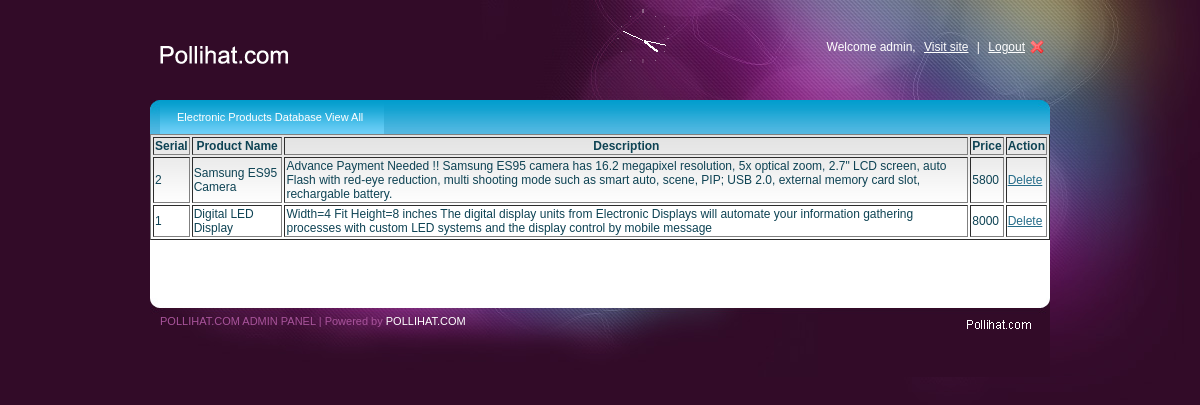
The app's page /adminpanel/insert/database_electronic_all.php (signed in) with its own data.
### tables this page shows
CREATE TABLE IF NOT EXISTS `p_electronic_view_all` (
  `serial` int(11) NOT NULL AUTO_INCREMENT,
  `name` varchar(20) NOT NULL,
  `description` varchar(255) NOT NULL,
  `price` float NOT NULL,
  `picture` varchar(80) NOT NULL,
  `P_catagory` varchar(5000) NOT NULL,
  `P_code` varchar(5000) NOT NULL,
  PRIMARY KEY (`serial`)
);

### adminpanel/insert/database_electronic_all.php (the view, shortened to what this page needs)
<?php
if (!isset($_POST['submit']))
{
?>
<?php
$user_check=$_SESSION['user'];
$ses_sql=mysql_query("select username from adminlogin where username='$user_check' ");
$row=mysql_fetch_array($ses_sql);
$login_session=$row['username'];
?>
<!DOCTYPE html PUBLIC "-//W3C//DTD XHTML 1.0 Transitional//EN" "http://www.w3.org/TR/xhtml1/DTD/xhtml1-transitional.dtd">
<html xmlns="http://www.w3.org/1999/xhtml">
<head>
<link rel="stylesheet" type="text/css" href="style.css" />
<link rel="stylesheet" type="text/css" media="all" href="niceforms-default.css" />
</head>
<body>
<div id="main_container">
	<div class="header">
    <div class="logo"><a href="#"><img src="images/logo.gif" alt="" title="" border="0" /></a></div>
    <div class="right_header">Welcome <?php echo $login_session ?>, <a href="http://pollihat.com" target="_blank">Visit site</a> | <a href="logout.php" class="logout">Logout</a></div>
    <div id="clock_a"></div>
    </div>
    <div class="main_content">
                    <div class="menu">
                    <ul>
                    <li><a class="current" href="database_electronic_all.php">Electronic Products Database View All</a></li>
                    </ul>
                    </div>
                    <div align="center">
<?php
$result = mysql_query("SELECT * FROM p_electronic_view_all ORDER BY serial DESC");
if(mysql_num_rows($result) > 0)
{
echo "<table border='1' weight='100%' >
<tr >
<th>Serial</th>
<th>Product Name</th>
<th>Description</th>
<th>Price</th>
<th>Action</th>
</tr>";
while($row = mysql_fetch_array($result))
  {
  echo "<tr>";  echo "<td>" . $row['serial'] . "</td>";
                  echo "<td>" . $row['name'] . "</td>";
                  echo "<td>" . $row['description'] . "</td>";
                  echo "<td>" . $row['price'] . "</td>";
			  echo "<td><a href=\"delete_form_customer.php?serial=".$row['serial']."\" onclick=\"return window.confirm('Are you sure you want to delete?')\">Delete</a></td>";
  echo "</tr>";
  }
echo "</table>";
}
?>
  </div>
    </div>
    <div class="footer">
    	<div class="left_footer">POLLIHAT.COM ADMIN PANEL | Powered by <a href="http://pollihat.com" target="_blank">POLLIHAT.COM</a></div>
    	<div class="right_footer"><a href="http://pollihat.com" target="_blank"><img src="images/indeziner_logo.gif" alt="" title="" border="0" /></a></div>
    </div>
</div>
</body>
<?php }
?>
</html>

### adminpanel/insert/style.css (style rules this page uses)
body { background:url(images/bg.jpg) no-repeat center top #310b28; font-family:Arial, Helvetica, sans-serif; padding:0; font-size:12px; margin:0 auto; color: #0e4354; }
a { color:#256c89; }
#main_container { margin:0 auto; width:900px; padding:0px 0 0px 0; }
.header { width:900px; height:100px; }
.logo { float:left; padding:35px 0 0 0; }
#clock_a { float:right; padding:15px 0 0 0; }
.right_header { width:350px; float:right; text-align:right; color:#FFFFFF; padding:40px 0 0 0; }
.right_header a { margin:0 5px 0 5px; text-decoration:underline; color:#FFFFFF; }
.right_header a.logout { background:url(images/user_logout.png) no-repeat right; padding-right:20px; }
.main_content { margin:0 auto; width:900px; height:auto; padding:0px 0 50px 0; background:url(images/menu_bg.jpg) no-repeat center top #fff; }
.footer { width:900px;height:87px;background:url(images/footer_bg.jpg) no-repeat center top; }
.left_footer { float:left;padding:25px 0 0 10px;color:#a8549b;font-size:11px; }
.left_footer a { color:#FFFFFF;text-decoration:none; }
.right_footer { float:right;padding:25px 10px 0 0; }
.menu { font-size:11px;padding:0px 10px 0 10px; float:left; width:880px; }
.menu ul { padding:0;margin:0;list-style-type:none; height:34px; }
.menu ul li { float:left;height:34px;line-height:34px; }
.menu a, .menu a:visited { display:block;float:left;height:100%;font-size:11px;text-decoration:none;color:#fff;padding:0 21px 0 17px; }
.menu a.current { background:url(images/menu_bg.gif) repeat-x center; }

### records on screen
p_electronic_view_all: serial "2", name "Samsung ES95 Camera", description "Advance Payment Needed !! Samsung ES95 camera has 16.2 megapixel resolution, 5x optical zoom, 2.7\" LCD screen, auto Flash with red-eye reduction, multi shooting mode such as smart auto, scene, PIP; USB 2.0, external memory card slot, rechargable battery.", price "5800"
p_electronic_view_all: serial "1", name "Digital LED Display", description "Width=4 Fit Height=8 inches The digital display units from Electronic Displays will automate your information gathering processes with custom LED systems and the display control by mobile message", price "8000"

### other values on screen
$login_session "admin"
